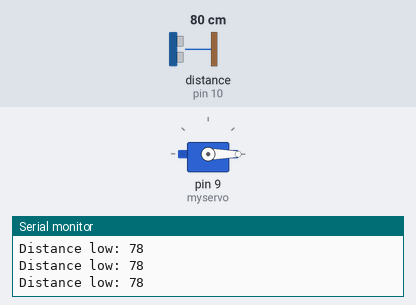
Simulated run of this sketch. Board: Arduino Uno, built with avr-gcc and run on an emulated ATmega328P. On the bench: servo, the last lines printed to the serial monitor. Wiring (inferred from the names in the program): ultrasonic range finder: trigger pin 11; echo pin 10. Inputs (shaded band) come from the test bench; at power-on: distance to the obstacle (sensor on pin 10) 80 cm. The echo pulse lasts 58.3 µs per cm.

Above: at 1.3 s.
1.4 s: distance to the obstacle (sensor on pin 10) set to 57 cm
4.4 s: distance to the obstacle (sensor on pin 10) set to 46 cm
At 4.89 s:
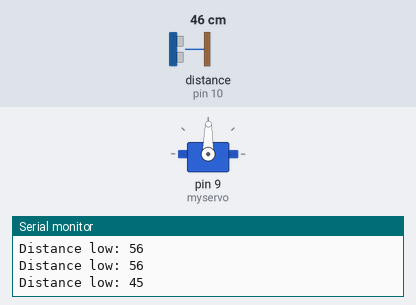
7.4 s: distance to the obstacle (sensor on pin 10) set to 250 cm
At 7.78 s:
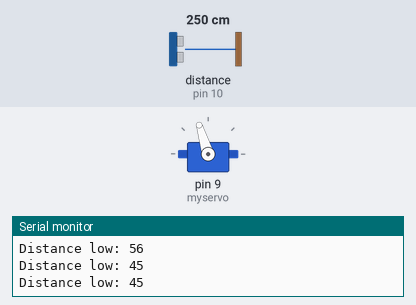
Timing chart, 0 to 10.4 s (numbered marks = the images above; inputs shaded):
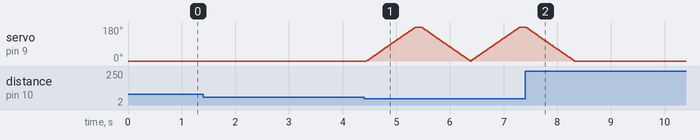

The sketch:

servo-1.ino
```cpp
#include <Servo.h>

Servo myservo;  // utworzenie obiektu serwomechanizmu
int pos = 0;    // zmienna przechowująca pozycję serwomechanizmu

const int trigPin = 11;
const int echoPin = 10;
long duration;
int distance;

void setup() {
  pinMode(trigPin, OUTPUT);
  pinMode(echoPin, INPUT);
  Serial.begin(9600);
  myservo.attach(9);
  myservo.write(0);
  delay(100);
}

void loop() {
  // Wykonaj pomiar odległości
  digitalWrite(trigPin, LOW);
  delayMicroseconds(2);
  digitalWrite(trigPin, HIGH);
  delayMicroseconds(10);
  digitalWrite(trigPin, LOW);
  duration = pulseIn(echoPin, HIGH);
  distance = duration * 0.034 / 2;
  Serial.print("Distance low: ");
  Serial.println(distance);

  // Jeśli odległość jest mniejsza lub równa 50, poruszaj serwomechanizmem
  if (distance <= 50) {
    for (pos = 0; pos <= 190; pos += 1) {
      myservo.write(pos);
      delay(5);
    }
    for (pos = 190; pos >= 0; pos -= 1) {
      myservo.write(pos);
      delay(5);
    }
  } else {
    // Jeżeli odległość jest większa niż 50, zatrzymaj serwomechanizm
    myservo.write(pos); // serwomechanizm pozostaje w obecnej pozycji
  }
}
```

Measured:
- the behaviour switches between 52 and 51 cm on distance to the obstacle (sensor on pin 10) (found by bisection; images 0 and 1)
- after the input at 7.4 s, servo on pin 9 (myservo): goes on until 8.3 s, then stays 0°
